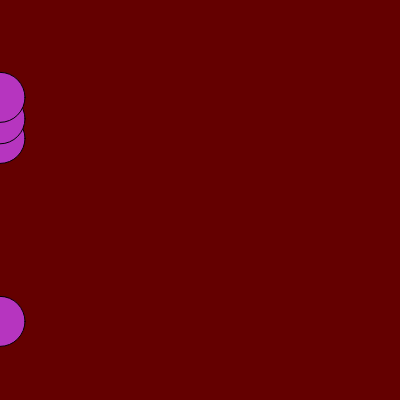
Frame 1 (no input)
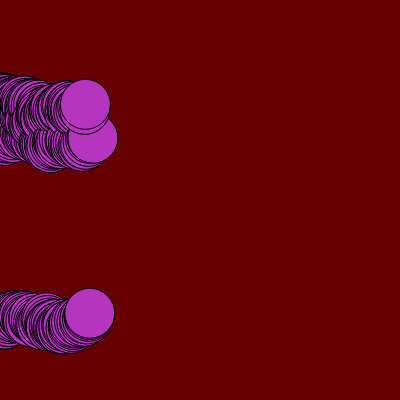
Frame 60 (no input)
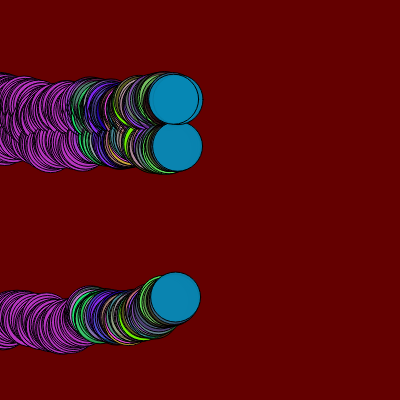
Frame 120 (the mouse pressed at the canvas centre since frame 60)

The p5.js sketch that drew these frames (run headless with seeded random() and noise() and a simulated clock; from frame 60 on, the mouse is pressed at the canvas centre):

// p5.js sketch
// ── sketch.js
let cor;
let circuloX;
let circuloY;
let contador;

function setup() {
  createCanvas (400,400);
  background (color(100, 0, 0));
  cor = color(random(0, 255),random(0, 255),random(0, 255));
  circuloX = [0,0,0,0];
  circuloY = [random(height), random(height), random(height),random(height)];
}
    
function draw() {
 fill(cor);
  for (contador in circuloX){
   circle(circuloX[contador], circuloY[contador], 50);
    circuloX[contador] += random(0, 3);
    circuloY[contador] += random(-3, 3);
    if (circuloX[contador] >= width) {
      circuloX[contador] = 0;
      circuloY[contador] = random(height);
      
   }
  }
      
    if (mouseIsPressed) {
    cor = color(random(0, 255), random(0, 255), random(0, 255), random(0, 255));
      
    }
  } 
